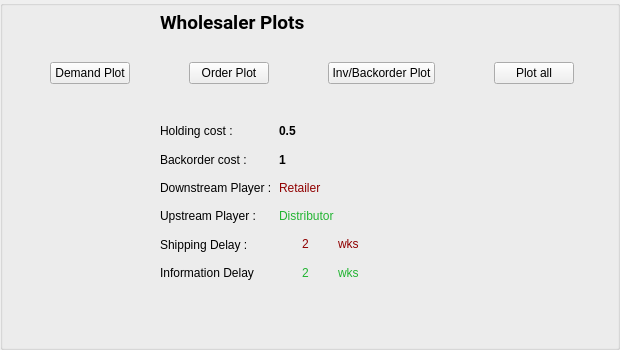
     <widget class="QGroupBox" name="groupBox_15">
      <property name="geometry">
       <rect>
        <x>670</x>
        <y>370</y>
        <width>620</width>
        <height>350</height>
       </rect>
      </property>
      <property name="styleSheet">
       <string notr="true"/>
      </property>
      <property name="title">
       <string/>
      </property>
      <widget class="QWidget" name="layoutWidget_122">
       <property name="geometry">
        <rect>
         <x>160</x>
         <y>10</y>
         <width>522</width>
         <height>25</height>
        </rect>
       </property>
       <layout class="QHBoxLayout" name="horizontalLayout_171">
        <item>
         <widget class="QLabel" name="label_495">
          <property name="font">
           <font>
            <family>Roboto</family>
            <pointsize>14</pointsize>
            <weight>75</weight>
            <bold>true</bold>
           </font>
          </property>
          <property name="text">
           <string>Wholesaler Plots</string>
          </property>
         </widget>
        </item>
       </layout>
      </widget>
      <widget class="QGroupBox" name="groupBox_16">
       <property name="geometry">
        <rect>
         <x>640</x>
         <y>358</y>
         <width>620</width>
         <height>350</height>
        </rect>
       </property>
       <property name="title">
        <string/>
       </property>
       <widget class="QWidget" name="layoutWidget_123">
        <property name="geometry">
         <rect>
          <x>110</x>
          <y>10</y>
          <width>332</width>
          <height>19</height>
         </rect>
        </property>
        <layout class="QHBoxLayout" name="horizontalLayout_172">
         <item>
          <widget class="QLabel" name="label_496">
           <property name="text">
            <string>Inventory and Order Status Plots for</string>
           </property>
          </widget>
         </item>
         <item>
          <widget class="QLabel" name="label_497">
           <property name="text">
            <string>Wholesaler</string>
           </property>
          </widget>
         </item>
        </layout>
       </widget>
       <widget class="QWidget" name="layoutWidget_124">
        <property name="geometry">
         <rect>
          <x>60</x>
          <y>60</y>
          <width>295</width>
          <height>76</height>
         </rect>
        </property>
        <layout class="QVBoxLayout" name="verticalLayout_74">
         <item>
          <layout class="QHBoxLayout" name="horizontalLayout_173">
           <item>
            <widget class="QPushButton" name="pushButton_43">
             <property name="text">
              <string>Demand Plot</string>
             </property>
            </widget>
           </item>
           <item>
            <spacer name="horizontalSpacer_24">
             <property name="orientation">
              <enum>Qt::Horizontal</enum>
             </property>
             <property name="sizeHint" stdset="0">
              <size>
               <width>40</width>
               <height>20</height>
              </size>
             </property>
            </spacer>
           </item>
           <item>
            <widget class="QPushButton" name="pushButton_44">
             <property name="text">
              <string>Order Plot</string>
             </property>
            </widget>
           </item>
          </layout>
         </item>
         <item>
          <layout class="QHBoxLayout" name="horizontalLayout_174">
           <item>
            <widget class="QPushButton" name="pushButton_45">
             <property name="text">
              <string>Inv/Backorder Plot</string>
             </property>
            </widget>
           </item>
           <item>
            <spacer name="horizontalSpacer_25">
             <property name="orientation">
              <enum>Qt::Horizontal</enum>
             </property>
             <property name="sizeHint" stdset="0">
              <size>
               <width>40</width>
               <height>20</height>
              </size>
             </property>
            </spacer>
           </item>
           <item>
            <widget class="QPushButton" name="pushButton_46">
             <property name="text">
              <string>Plot all</string>
             </property>
            </widget>
           </item>
          </layout>
         </item>
        </layout>
       </widget>
       <widget class="QWidget" name="layoutWidget_125">
        <property name="geometry">
         <rect>
          <x>130</x>
          <y>180</y>
          <width>205</width>
          <height>164</height>
         </rect>
        </property>
        <layout class="QVBoxLayout" name="verticalLayout_75">
         <item>
          <layout class="QHBoxLayout" name="horizontalLayout_175">
           <item>
            <widget class="QLabel" name="label_498">
             <property name="text">
              <string>Holding cost :</string>
             </property>
            </widget>
           </item>
           <item>
            <widget class="QLabel" name="label_499">
             <property name="text">
              <string>0.5</string>
             </property>
            </widget>
           </item>
          </layout>
         </item>
         <item>
          <layout class="QHBoxLayout" name="horizontalLayout_176">
           <item>
            <widget class="QLabel" name="label_500">
             <property name="text">
              <string>Backorder cost :</string>
             </property>
            </widget>
           </item>
           <item>
            <widget class="QLabel" name="label_501">
             <property name="text">
              <string>1</string>
             </property>
            </widget>
           </item>
          </layout>
         </item>
         <item>
          <layout class="QHBoxLayout" name="horizontalLayout_177">
           <item>
            <widget class="QLabel" name="label_502">
             <property name="text">
              <string>Downstream Player :</string>
             </property>
            </widget>
           </item>
           <item>
            <widget class="QLabel" name="label_503">
             <property name="text">
              <string>Retailer</string>
             </property>
            </widget>
           </item>
          </layout>
         </item>
         <item>
          <layout class="QHBoxLayout" name="horizontalLayout_178">
           <item>
            <widget class="QLabel" name="label_504">
             <property name="text">
              <string>Upstream Player :</string>
             </property>
            </widget>
           </item>
           <item>
            <widget class="QLabel" name="label_505">
             <property name="text">
              <string>Distributor</string>
             </property>
            </widget>
           </item>
          </layout>
         </item>
         <item>
          <layout class="QHBoxLayout" name="horizontalLayout_179">
           <item>
            <widget class="QLabel" name="label_506">
             <property name="text">
              <string>Shipping Delay :</string>
             </property>
            </widget>
           </item>
           <item>
            <layout class="QHBoxLayout" name="horizontalLayout_180">
             <item>
              <widget class="QLabel" name="label_507">
               <property name="text">
                <string>2</string>
               </property>
               <property name="alignment">
                <set>Qt::AlignCenter</set>
               </property>
              </widget>
             </item>
             <item>
              <widget class="QLabel" name="label_508">
               <property name="text">
                <string>wks</string>
               </property>
              </widget>
             </item>
            </layout>
           </item>
          </layout>
         </item>
         <item>
          <layout class="QHBoxLayout" name="horizontalLayout_181">
           <item>
            <widget class="QLabel" name="label_509">
             <property name="text">
              <string>Information Delay</string>
             </property>
            </widget>
           </item>
           <item>
            <layout class="QHBoxLayout" name="horizontalLayout_182">
             <item>
              <widget class="QLabel" name="label_510">
               <property name="enabled">
                <bool>true</bool>
               </property>
               <property name="text">
                <string>2</string>
               </property>
               <property name="alignment">
                <set>Qt::AlignCenter</set>
               </property>
              </widget>
             </item>
             <item>
              <widget class="QLabel" name="label_511">
               <property name="text">
                <string>wks</string>
               </property>
              </widget>
             </item>
            </layout>
           </item>
          </layout>
         </item>
        </layout>
       </widget>
       <widget class="QWidget" name="layoutWidget_126">
        <property name="geometry">
         <rect>
          <x>103</x>
          <y>150</y>
          <width>253</width>
          <height>19</height>
         </rect>
        </property>
        <layout class="QHBoxLayout" name="horizontalLayout_183">
         <item>
          <widget class="QLabel" name="label_512">
           <property name="text">
            <string>Supply chain settings for</string>
           </property>
          </widget>
         </item>
         <item>
          <widget class="QLabel" name="label_513">
           <property name="text">
            <string>Wholesaler</string>
           </property>
          </widget>
         </item>
        </layout>
       </widget>
      </widget>
      <widget class="QGroupBox" name="groupBox_31">
       <property name="geometry">
        <rect>
         <x>0</x>
         <y>358</y>
         <width>620</width>
         <height>350</height>
        </rect>
       </property>
       <property name="title">
        <string/>
       </property>
       <widget class="QLabel" name="label_514">
        <property name="geometry">
         <rect>
          <x>20</x>
          <y>50</y>
          <width>501</width>
          <height>41</height>
         </rect>
        </property>
        <property name="text">
         <string>When all the Players have placed an order, you will automatically be advanced to the next week 10 seconds after.</string>
        </property>
        <property name="wordWrap">
         <bool>true</bool>
        </property>
       </widget>
       <widget class="QWidget" name="layoutWidget_127">
        <property name="geometry">
         <rect>
          <x>20</x>
          <y>160</y>
          <width>200</width>
          <height>92</height>
         </rect>
        </property>
        <layout class="QHBoxLayout" name="horizontalLayout_184">
         <item>
          <layout class="QVBoxLayout" name="verticalLayout_76">
           <item>
            <widget class="QLabel" name="label_515">
             <property name="text">
              <string>Factory</string>
             </property>
            </widget>
           </item>
           <item>
            <widget class="QLabel" name="label_516">
             <property name="text">
              <string>Distributor</string>
             </property>
            </widget>
           </item>
           <item>
            <widget class="QLabel" name="label_517">
             <property name="text">
              <string>Wholesaler</string>
             </property>
            </widget>
           </item>
           <item>
            <widget class="QLabel" name="label_518">
             <property name="text">
              <string>Retailer</string>
             </property>
            </widget>
           </item>
          </layout>
         </item>
         <item>
          <layout class="QVBoxLayout" name="verticalLayout_77">
           <item>
            <widget class="QLabel" name="label_519">
             <property name="text">
              <string>Has not ordered</string>
             </property>
            </widget>
           </item>
           <item>
            <widget class="QLabel" name="label_520">
             <property name="text">
              <string>Order placed</string>
             </property>
            </widget>
           </item>
           <item>
            <widget class="QLabel" name="label_521">
             <property name="text">
              <string>Has not ordered</string>
             </property>
            </widget>
           </item>
           <item>
            <widget class="QLabel" name="label_522">
             <property name="text">
              <string>Order placed</string>
             </property>
            </widget>
           </item>
          </layout>
         </item>
        </layout>
       </widget>
       <widget class="QWidget" name="layoutWidget_128">
        <property name="geometry">
         <rect>
          <x>20</x>
          <y>120</y>
          <width>56</width>
          <height>19</height>
         </rect>
        </property>
        <layout class="QHBoxLayout" name="horizontalLayout_185">
         <item>
          <widget class="QLabel" name="label_523">
           <property name="text">
            <string>Week</string>
           </property>
          </widget>
         </item>
         <item>
          <widget class="QLabel" name="label_524">
           <property name="text">
            <string>2</string>
           </property>
           <property name="alignment">
            <set>Qt::AlignCenter</set>
           </property>
          </widget>
         </item>
        </layout>
       </widget>
       <widget class="QWidget" name="layoutWidget_129">
        <property name="geometry">
         <rect>
          <x>90</x>
          <y>10</y>
          <width>341</width>
          <height>19</height>
         </rect>
        </property>
        <layout class="QHBoxLayout" name="horizontalLayout_186">
         <item>
          <widget class="QLabel" name="label_525">
           <property name="text">
            <string>Status of Other Supply Chain Members of Game</string>
           </property>
          </widget>
         </item>
         <item>
          <widget class="QLabel" name="label_526">
           <property name="text">
            <string>1</string>
           </property>
           <property name="alignment">
            <set>Qt::AlignCenter</set>
           </property>
          </widget>
         </item>
        </layout>
       </widget>
      </widget>
      <widget class="QGroupBox" name="groupBox_32">
       <property name="geometry">
        <rect>
         <x>638</x>
         <y>0</y>
         <width>620</width>
         <height>350</height>
        </rect>
       </property>
       <property name="title">
        <string/>
       </property>
       <widget class="QLabel" name="label_527">
        <property name="geometry">
         <rect>
          <x>90</x>
          <y>10</y>
          <width>291</width>
          <height>20</height>
         </rect>
        </property>
        <property name="text">
         <string>Wholesaler Information for the last 10 weeks</string>
        </property>
       </widget>
       <widget class="QLabel" name="label_528">
        <property name="geometry">
         <rect>
          <x>30</x>
          <y>50</y>
          <width>371</width>
          <height>16</height>
         </rect>
        </property>
        <property name="text">
         <string>Note: the two orders placed to Wholesaler before week 1 are</string>
        </property>
       </widget>
       <widget class="QLabel" name="label_529">
        <property name="geometry">
         <rect>
          <x>390</x>
          <y>50</y>
          <width>16</width>
          <height>16</height>
         </rect>
        </property>
        <property name="text">
         <string>4</string>
        </property>
        <property name="alignment">
         <set>Qt::AlignCenter</set>
        </property>
       </widget>
       <widget class="QLabel" name="label_530">
        <property name="geometry">
         <rect>
          <x>405</x>
          <y>50</y>
          <width>21</width>
          <height>16</height>
         </rect>
        </property>
        <property name="text">
         <string>and</string>
        </property>
       </widget>
       <widget class="QLabel" name="label_531">
        <property name="geometry">
         <rect>
          <x>425</x>
          <y>50</y>
          <width>16</width>
          <height>16</height>
         </rect>
        </property>
        <property name="text">
         <string>4</string>
        </property>
        <property name="alignment">
         <set>Qt::AlignCenter</set>
        </property>
       </widget>
       <widget class="QLabel" name="label_532">
        <property name="geometry">
         <rect>
          <x>440</x>
          <y>50</y>
          <width>31</width>
          <height>16</height>
         </rect>
        </property>
        <property name="text">
         <string>units.</string>
        </property>
       </widget>
       <widget class="QTableWidget" name="tableWidget_10">
        <property name="geometry">
         <rect>
          <x>70</x>
          <y>90</y>
          <width>491</width>
          <height>51</height>
         </rect>
        </property>
        <property name="rowCount">
         <number>2</number>
        </property>
        <property name="columnCount">
         <number>7</number>
        </property>
        <attribute name="horizontalHeaderVisible">
         <bool>false</bool>
        </attribute>
        <attribute name="horizontalHeaderCascadingSectionResizes">
         <bool>true</bool>
        </attribute>
        <attribute name="horizontalHeaderMinimumSectionSize">
         <number>15</number>
        </attribute>
        <attribute name="horizontalHeaderDefaultSectionSize">
         <number>70</number>
        </attribute>
        <attribute name="verticalHeaderVisible">
         <bool>false</bool>
        </attribute>
        <attribute name="verticalHeaderDefaultSectionSize">
         <number>21</number>
        </attribute>
        <row>
         <property name="text">
          <string>titleRow</string>
         </property>
         <property name="font">
          <font>
           <weight>75</weight>
           <bold>true</bold>
          </font>
         </property>
         <property name="textAlignment">
          <set>AlignCenter</set>
         </property>
         <property name="background">
          <color>
           <red>220</red>
           <green>220</green>
           <blue>220</blue>
          </color>
         </property>
         <property name="foreground">
          <brush brushstyle="NoBrush">
           <color alpha="255">
            <red>0</red>
            <green>0</green>
            <blue>0</blue>
           </color>
          </brush>
         </property>
        </row>
        <row>
         <property name="text">
          <string>dataRow</string>
         </property>
        </row>
        <column/>
        <column/>
        <column/>
        <column/>
        <column/>
        <column/>
        <column/>
        <item row="0" column="0">
         <property name="text">
          <string>Week</string>
         </property>
        </item>
        <item row="0" column="1">
         <property name="text">
          <string>Inv/Blk</string>
         </property>
        </item>
        <item row="0" column="2">
         <property name="text">
          <string>Demand</string>
         </property>
        </item>
        <item row="0" column="3">
         <property name="text">
          <string>Incom. ships</string>
         </property>
        </item>
        <item row="0" column="4">
         <property name="text">
          <string>Outg. ships</string>
         </property>
        </item>
        <item row="0" column="5">
         <property name="text">
          <string>Orders</string>
         </property>
        </item>
        <item row="0" column="6">
         <property name="text">
          <string>Curr. cost</string>
         </property>
        </item>
        <item row="1" column="0">
         <property name="text">
          <string>1</string>
         </property>
        </item>
        <item row="1" column="1">
         <property name="text">
          <string>12</string>
         </property>
        </item>
        <item row="1" column="2">
         <property name="text">
          <string>4</string>
         </property>
        </item>
        <item row="1" column="3">
         <property name="text">
          <string>4</string>
         </property>
        </item>
        <item row="1" column="4">
         <property name="text">
          <string>4</string>
         </property>
        </item>
        <item row="1" column="5">
         <property name="text">
          <string>4</string>
         </property>
        </item>
        <item row="1" column="6">
         <property name="text">
          <string>6</string>
         </property>
        </item>
       </widget>
      </widget>
      <widget class="QWidget" name="layoutWidget_130">
       <property name="geometry">
        <rect>
         <x>160</x>
         <y>120</y>
         <width>231</width>
         <height>164</height>
        </rect>
       </property>
       <layout class="QVBoxLayout" name="verticalLayout_78">
        <item>
         <layout class="QHBoxLayout" name="horizontalLayout_187">
          <item>
           <widget class="QLabel" name="label_533">
            <property name="text">
             <string>Holding cost :</string>
            </property>
           </widget>
          </item>
          <item>
           <widget class="QLabel" name="label_534">
            <property name="font">
             <font>
              <weight>75</weight>
              <bold>true</bold>
             </font>
            </property>
            <property name="text">
             <string>0.5</string>
            </property>
           </widget>
          </item>
         </layout>
        </item>
        <item>
         <layout class="QHBoxLayout" name="horizontalLayout_188">
          <item>
           <widget class="QLabel" name="label_535">
            <property name="text">
             <string>Backorder cost :</string>
            </property>
           </widget>
          </item>
          <item>
           <widget class="QLabel" name="label_536">
            <property name="font">
             <font>
              <weight>75</weight>
              <bold>true</bold>
             </font>
            </property>
            <property name="text">
             <string>1</string>
            </property>
           </widget>
          </item>
         </layout>
        </item>
        <item>
         <layout class="QHBoxLayout" name="horizontalLayout_189">
          <item>
           <widget class="QLabel" name="label_537">
            <property name="text">
             <string>Downstream Player :</string>
            </property>
           </widget>
          </item>
          <item>
           <widget class="QLabel" name="label_538">
            <property name="text">
             <string>&lt;html&gt;&lt;head/&gt;&lt;body&gt;&lt;p&gt;&lt;span style=&quot; color:#900000;&quot;&gt;Retailer&lt;/span&gt;&lt;/p&gt;&lt;/body&gt;&lt;/html&gt;</string>
            </property>
           </widget>
          </item>
         </layout>
        </item>
        <item>
         <layout class="QHBoxLayout" name="horizontalLayout_190">
          <item>
           <widget class="QLabel" name="label_539">
            <property name="text">
             <string>Upstream Player :</string>
            </property>
           </widget>
          </item>
          <item>
           <widget class="QLabel" name="label_540">
            <property name="text">
             <string>&lt;html&gt;&lt;head/&gt;&lt;body&gt;&lt;p&gt;&lt;span style=&quot; color:#22b432;&quot;&gt;Distributor&lt;/span&gt;&lt;/p&gt;&lt;/body&gt;&lt;/html&gt;</string>
            </property>
           </widget>
          </item>
         </layout>
        </item>
        <item>
         <layout class="QHBoxLayout" name="horizontalLayout_191">
          <item>
           <widget class="QLabel" name="label_541">
            <property name="text">
             <string>Shipping Delay :</string>
            </property>
           </widget>
          </item>
          <item>
           <layout class="QHBoxLayout" name="horizontalLayout_192">
            <item>
             <widget class="QLabel" name="label_542">
              <property name="text">
               <string>&lt;html&gt;&lt;head/&gt;&lt;body&gt;&lt;p&gt;&lt;span style=&quot; color:#900000;&quot;&gt;2&lt;/span&gt;&lt;/p&gt;&lt;/body&gt;&lt;/html&gt;</string>
              </property>
              <property name="alignment">
               <set>Qt::AlignCenter</set>
              </property>
             </widget>
            </item>
            <item>
             <widget class="QLabel" name="label_543">
              <property name="text">
               <string>&lt;html&gt;&lt;head/&gt;&lt;body&gt;&lt;p&gt;&lt;span style=&quot; color:#900000;&quot;&gt;wks&lt;/span&gt;&lt;/p&gt;&lt;/body&gt;&lt;/html&gt;</string>
              </property>
             </widget>
            </item>
           </layout>
          </item>
         </layout>
        </item>
        <item>
         <layout class="QHBoxLayout" name="horizontalLayout_193">
          <item>
           <widget class="QLabel" name="label_544">
            <property name="text">
             <string>Information Delay</string>
            </property>
           </widget>
          </item>
          <item>
           <layout class="QHBoxLayout" name="horizontalLayout_194">
            <item>
             <widget class="QLabel" name="label_545">
              <property name="enabled">
               <bool>true</bool>
              </property>
              <property name="text">
               <string>&lt;html&gt;&lt;head/&gt;&lt;body&gt;&lt;p&gt;&lt;span style=&quot; color:#22b432;&quot;&gt;2&lt;/span&gt;&lt;/p&gt;&lt;/body&gt;&lt;/html&gt;</string>
              </property>
              <property name="alignment">
               <set>Qt::AlignCenter</set>
              </property>
             </widget>
            </item>
            <item>
             <widget class="QLabel" name="label_546">
              <property name="text">
               <string>&lt;html&gt;&lt;head/&gt;&lt;body&gt;&lt;p&gt;&lt;span style=&quot; color:#22b432;&quot;&gt;wks&lt;/span&gt;&lt;/p&gt;&lt;/body&gt;&lt;/html&gt;</string>
              </property>
             </widget>
            </item>
           </layout>
          </item>
         </layout>
        </item>
       </layout>
      </widget>
      <widget class="QWidget" name="layoutWidget_10">
       <property name="geometry">
        <rect>
         <x>50</x>
         <y>60</y>
         <width>524</width>
         <height>27</height>
        </rect>
       </property>
       <layout class="QHBoxLayout" name="horizontalLayout_10">
        <item>
         <widget class="QPushButton" name="pushButton_47">
          <property name="text">
           <string>Demand Plot</string>
          </property>
         </widget>
        </item>
        <item>
         <spacer name="horizontalSpacer_26">
          <property name="orientation">
           <enum>Qt::Horizontal</enum>
          </property>
          <property name="sizeHint" stdset="0">
           <size>
            <width>40</width>
            <height>20</height>
           </size>
          </property>
         </spacer>
        </item>
        <item>
         <widget class="QPushButton" name="pushButton_48">
          <property name="text">
           <string>Order Plot</string>
          </property>
         </widget>
        </item>
        <item>
         <spacer name="horizontalSpacer_27">
          <property name="orientation">
           <enum>Qt::Horizontal</enum>
          </property>
          <property name="sizeHint" stdset="0">
           <size>
            <width>40</width>
            <height>20</height>
           </size>
          </property>
         </spacer>
        </item>
        <item>
         <widget class="QPushButton" name="pushButton_49">
          <property name="text">
           <string>Inv/Backorder Plot</string>
          </property>
         </widget>
        </item>
        <item>
         <spacer name="horizontalSpacer_28">
          <property name="orientation">
           <enum>Qt::Horizontal</enum>
          </property>
          <property name="sizeHint" stdset="0">
           <size>
            <width>40</width>
            <height>20</height>
           </size>
          </property>
         </spacer>
        </item>
        <item>
         <widget class="QPushButton" name="pushButton_50">
          <property name="text">
           <string>Plot all</string>
          </property>
         </widget>
        </item>
       </layout>
      </widget>
     </widget>
